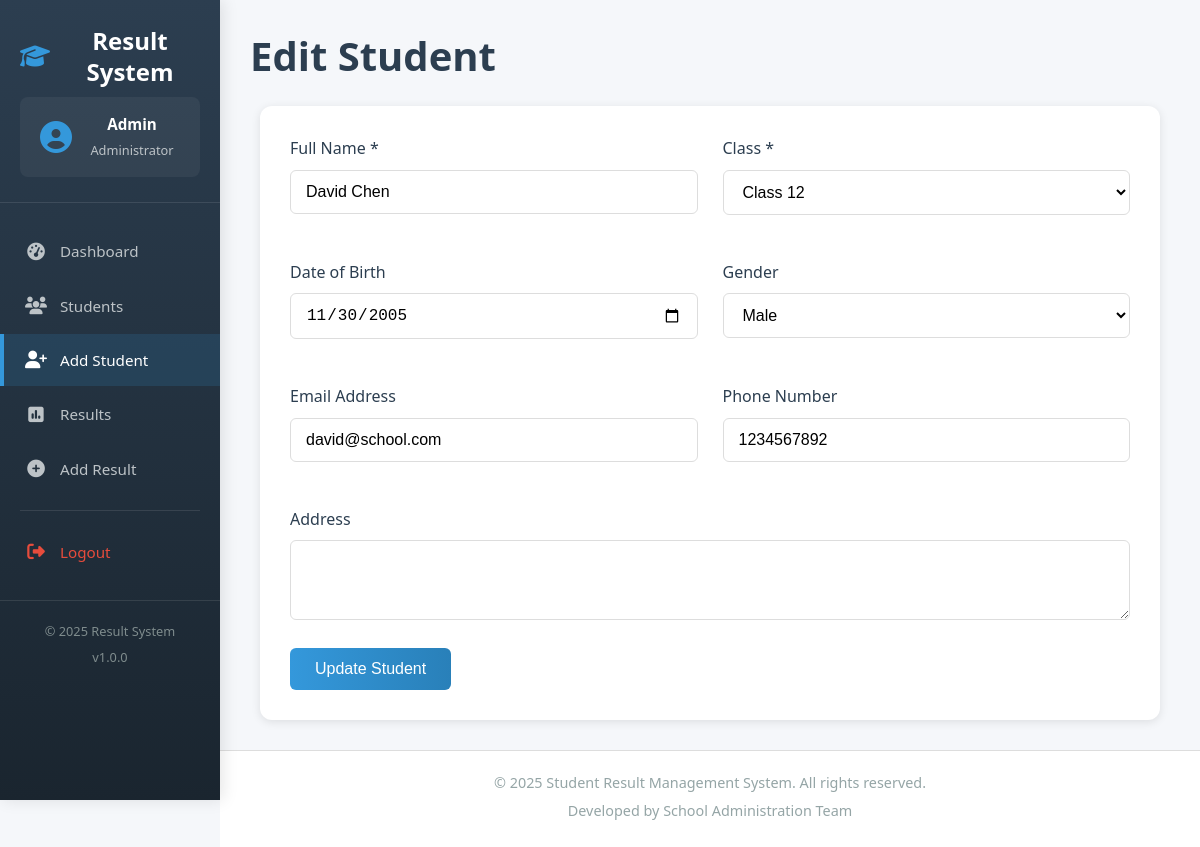
The app's page /pages/add_student.php?edit=3 (signed in) with its own data.
### tables this page shows
CREATE TABLE students (
    student_id INT PRIMARY KEY AUTO_INCREMENT,
    full_name VARCHAR(100) NOT NULL,
    class VARCHAR(20) NOT NULL,
    date_of_birth DATE,
    gender ENUM('Male', 'Female', 'Other'),
    email VARCHAR(100),
    phone VARCHAR(20),
    address TEXT,
    created_at TIMESTAMP DEFAULT CURRENT_TIMESTAMP
);

### pages/add_student.php (the view, shortened to what this page needs)
<?php
require_once '../includes/header.php';
$student = null;
if(isset($_GET['edit'])) {
    $stmt = $pdo->prepare("SELECT * FROM students WHERE student_id = ?");
    $stmt->execute([$_GET['edit']]);
    $student = $stmt->fetch();
}
?>
<div class="content">
    <h1><?php echo $student ? 'Edit Student' : 'Add New Student'; ?></h1>
    <div class="form-container">
        <form method="POST" action="">
            <div class="form-row">
                <div class="form-group">
                    <label for="full_name">Full Name *</label>
                    <input type="text" id="full_name" name="full_name" value="<?php echo $student ? htmlspecialchars($student['full_name']) : ''; ?>" required>
                </div>
                <div class="form-group">
                    <label for="class">Class *</label>
                    <select id="class" name="class" required>
                        <option value="Class 12" <?php echo ($student && $student['class'] == 'Class 12') ? 'selected' : ''; ?>>Class 12</option>
                    </select>
                </div>
            </div>
            <div class="form-row">
                <div class="form-group">
                    <label for="date_of_birth">Date of Birth</label>
                    <input type="date" id="date_of_birth" name="date_of_birth" value="<?php echo $student ? $student['date_of_birth'] : ''; ?>">
                </div>
                <div class="form-group">
                    <label for="gender">Gender</label>
                    <select id="gender" name="gender">
                        <option value="Male" <?php echo ($student && $student['gender'] == 'Male') ? 'selected' : ''; ?>>Male</option>
                    </select>
                </div>
            </div>
            <div class="form-row">
                <div class="form-group">
                    <label for="email">Email Address</label>
                    <input type="email" id="email" name="email" value="<?php echo $student ? htmlspecialchars($student['email']) : ''; ?>">
                </div>
                <div class="form-group">
                    <label for="phone">Phone Number</label>
                    <input type="tel" id="phone" name="phone" value="<?php echo $student ? htmlspecialchars($student['phone']) : ''; ?>">
                </div>
            </div>
            <div class="form-group">
                <label for="address">Address</label>
                <textarea id="address" name="address" rows="3"><?php echo $student ? htmlspecialchars($student['address']) : ''; ?></textarea>
            </div>
            <button type="submit" class="btn btn-primary"><?php echo $student ? 'Update Student' : 'Add Student'; ?></button>
        </form>
    </div>
</div>
<?php require_once '../includes/footer.php'; ?>

### css/style.css (style rules this page uses)
* { margin: 0; padding: 0; box-sizing: border-box; }
:root { --primary-color: #3498db; --secondary-color: #2c3e50; --success-color: #2ecc71; --danger-color: #e74c3c; --warning-color: #f39c12; --info-color: #1abc9c; --light-color: #ecf0f1; --dark-color: #2c3e50; --gray-color: #95a5a6; --border-color: #ddd; --shadow: 0 2px 10px rgba(0, 0, 0, 0.1); --shadow-lg: 0 10px 40px rgba(0, 0, 0, 0.1); --transition: all 0.3s ease; }
html { font-size: 16px; scroll-behavior: smooth; }
body { font-family: 'Segoe UI', Tahoma, Geneva, Verdana, sans-serif; line-height: 1.6; color: #333; background-color: #f5f7fa; min-height: 100vh; }
h1, h2, h3, h4, h5, h6 { font-weight: 600; line-height: 1.3; margin-bottom: 1rem; color: var(--secondary-color); }
h1 { font-size: 2.5rem; margin-bottom: 1.5rem; }
.form-container { background: white; border-radius: 12px; padding: 30px; box-shadow: var(--shadow); max-width: 900px; margin: 0 auto; }
.form-row { display: flex; gap: 25px; margin-bottom: 25px; }
.form-group { flex: 1; margin-bottom: 20px; }
.form-group label { display: block; margin-bottom: 8px; font-weight: 500; color: var(--secondary-color); }
.form-group input, .form-group select, .form-group textarea { width: 100%; padding: 12px 15px; border: 1px solid var(--border-color); border-radius: 6px; font-size: 1rem; transition: var(--transition); background-color: white; }
.btn { display: inline-flex; align-items: center; justify-content: center; gap: 8px; padding: 12px 25px; border: none; border-radius: 6px; font-size: 1rem; font-weight: 500; cursor: pointer; transition: var(--transition); text-decoration: none; }
.btn-primary { background: linear-gradient(to right, var(--primary-color), #2980b9); color: white; }

### records on screen
students: full_name "David Chen", class "Class 12", date_of_birth "11/30/2005", gender "Male", email "david@school.com", phone "1234567892"

### other values on screen
$_SESSION['admin_name'] "Admin"
